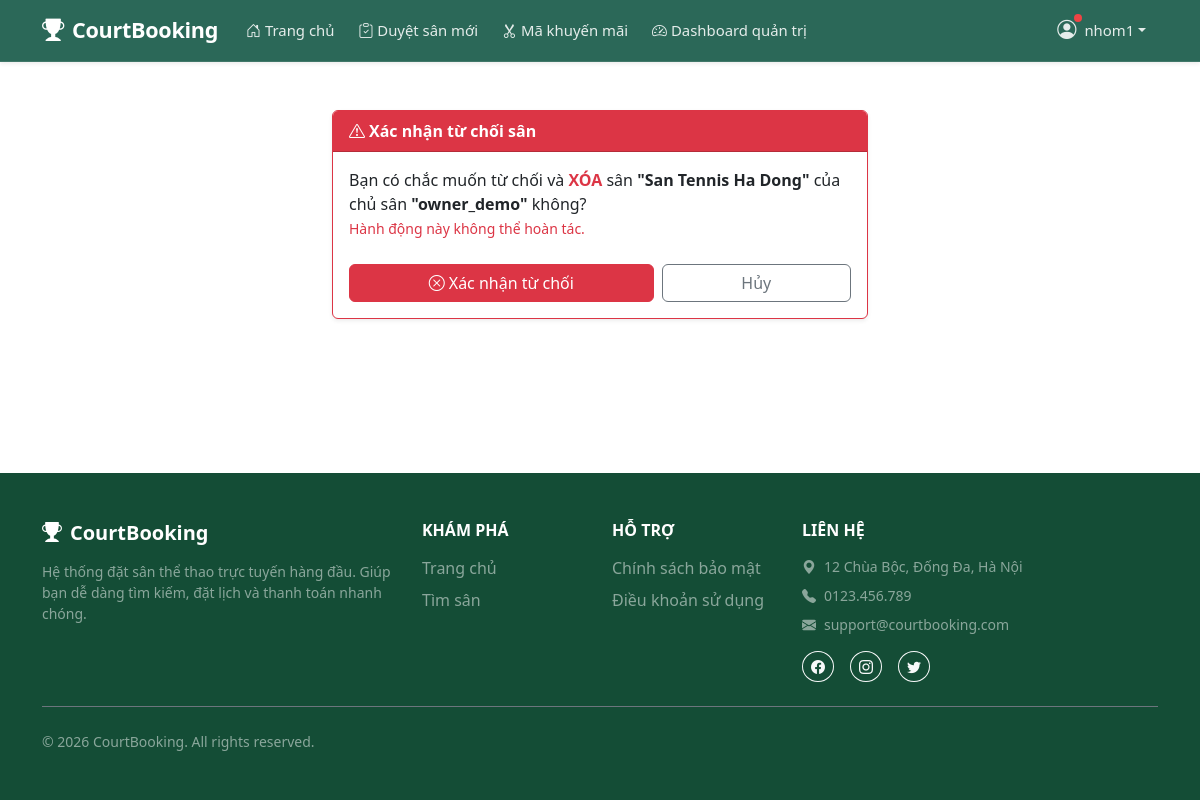
The app's page /reject/9/ (signed in) with its own data.
### accounts/models.py (models this page shows, shortened)
class User(AbstractUser):
    ROLE_CHOICES = [
        ('guest',  'Khách'),
        ('player', 'Người chơi'),
        ('owner',  'Chủ sân'),
        ('admin',  'Quản trị'),
    ]
    phone = models.CharField(max_length=15, blank=True)
    role  = models.CharField(max_length=10, choices=ROLE_CHOICES, default='player')

### courts/models.py (models this page shows, shortened)
class Court(models.Model):
    COURT_TYPE_CHOICES = [
        ('badminton',  'Cầu lông'),
        ('football',   'Bóng đá'),
        ('pickleball', 'Pickleball'),
        ('basketball', 'Bóng rổ'),
        ('tennis',     'Tennis'),
    ]
    DISTRICT_CHOICES = [
        ('cau_giay',     'Cầu Giấy'),
        ('dong_da',      'Đống Đa'),
        ('hai_ba_trung', 'Hai Bà Trưng'),
        ('hoan_kiem',    'Hoàn Kiếm'),
        ('thanh_xuan',   'Thanh Xuân'),
        ('ha_dong',      'Hà Đông'),
        ('bac_tu_liem',  'Bắc Từ Liêm'),
        ('nam_tu_liem',  'Nam Từ Liêm'),
        ('khac',         'Khác'),
    ]
    name           = models.CharField(max_length=200, verbose_name='Tên sân')
    court_type     = models.CharField(max_length=20, choices=COURT_TYPE_CHOICES, verbose_name='Loại sân')
    address        = models.CharField(max_length=300, verbose_name='Địa chỉ')
    district       = models.CharField(max_length=20, choices=DISTRICT_CHOICES, default='khac',
                                      blank=True, verbose_name='Quận/Huyện')
    description    = models.TextField(blank=True, verbose_name='Mô tả')
    price_per_hour = models.DecimalField(max_digits=10, decimal_places=0, verbose_name='Giá thuê/giờ (VNĐ)')
    image          = models.ImageField(upload_to='courts/', blank=True, null=True, verbose_name='Ảnh sân')
    is_active      = models.BooleanField(default=True, verbose_name='Đang hoạt động')
    owner          = models.ForeignKey(
        settings.AUTH_USER_MODEL,
        on_delete=models.SET_NULL,
        null=True,
        blank=True,
        related_name='owned_courts',
        verbose_name='Chủ sân',
    )
    created_at     = models.DateTimeField(auto_now_add=True, verbose_name='Ngày tạo')
    class Meta:
        ordering = ['-created_at']
        verbose_name = 'Sân'
        verbose_name_plural = 'Danh sách sân'

### courts/views.py (the view)
# urls.py: path('reject/<int:pk>/', views.court_reject, name='court_reject'),
def court_reject(request, pk):
    if request.session.get('role') != 'admin':
        return redirect('accounts:login')
    court = get_object_or_404(Court, pk=pk)
    if request.method == 'POST':
        name = court.name
        court.delete()
        messages.success(request, f'Đã từ chối và xóa sân "{name}".')
        return redirect('courts:court_pending_list')
    return render(request, 'courts/court_reject_confirm.html', {'court': court})

### courts/templates/courts/court_reject_confirm.html (shortened to what this page needs)
{% extends 'base.html' %}
{% block content %}
<div class="container my-5" style="max-width: 560px;">
    <div class="card border-danger shadow-sm">
        <div class="card-header bg-danger text-white fw-bold">
            <i class="bi bi-exclamation-triangle me-1"></i>Xác nhận từ chối sân
        </div>
        <div class="card-body">
            <p class="mb-4">
                Bạn có chắc muốn từ chối và
                <span class="text-danger fw-semibold">XÓA</span>
                sân <strong>"{{ court.name }}"</strong>
                của chủ sân
                <strong>"{{ court.owner.username|default:"(không có chủ)" }}"</strong>
                không?
                <br>
                <span class="text-danger small">Hành động này không thể hoàn tác.</span>
            </p>
            <form method="POST">
                <div class="d-flex gap-2">
                    <button type="submit" class="btn btn-danger flex-grow-1">
                        <i class="bi bi-x-circle me-1"></i>Xác nhận từ chối
                    </button>
                    <a href="{% url 'courts:court_pending_list' %}"
                       class="btn btn-outline-secondary flex-grow-1">
                        Hủy
                    </a>
                </div>
            </form>
        </div>
    </div>
</div>
{% endblock %}

### templates/partials/header.html (shortened to what this page needs)
<nav class="navbar navbar-expand-lg navbar-dark shadow-sm sticky-top" style="background-color: rgba(6, 78, 59, 0.85) !important; backdrop-filter: blur(12px); -webkit-backdrop-filter: blur(12px); border-bottom: 1px solid rgba(255, 255, 255, 0.1);">
    <div class="container">
        <a class="navbar-brand fw-bold d-flex align-items-center" href="{% url 'courts:court_list' %}">
            <i class="bi bi-trophy-fill me-2" style="font-size: 1.4rem;"></i>
            CourtBooking
        </a>
        <div class="collapse navbar-collapse" id="navbarMain">
            <ul class="navbar-nav me-auto mb-2 mb-lg-0">
                <li class="nav-item">
                    <a class="nav-link {% if request.resolver_match.view_name == 'courts:court_list' %}active-link{% endif %}" href="{% url 'courts:court_list' %}">
                        <i class="bi bi-house-door me-1"></i>Trang chủ
                    </a>
                </li>
                {% if user.is_authenticated %}
                    {% if request.session.role == 'admin' %}
                    <li class="nav-item">
                        <a class="nav-link {% if request.resolver_match.view_name == 'courts:court_pending_list' %}active-link{% endif %}" href="{% url 'courts:court_pending_list' %}">
                            <i class="bi bi-clipboard-check me-1"></i>Duyệt sân mới
                        </a>
                    </li>
                    <li class="nav-item">
                        <a class="nav-link {% if request.resolver_match.view_name == 'promotions:promotion_list' %}active-link{% endif %}" href="{% url 'promotions:promotion_list' %}">
                            <i class="bi bi-scissors me-1"></i>Mã khuyến mãi
                        </a>
                    </li>
                    <li class="nav-item">
                        <a class="nav-link {% if request.resolver_match.view_name == 'dashboard:index' %}active-link{% endif %}" href="{% url 'dashboard:index' %}">
                            <i class="bi bi-speedometer2 me-1"></i>Dashboard quản trị
                        </a>
                    </li>
                    {% endif %}
                {% endif %}
            </ul>
            <ul class="navbar-nav ms-auto mb-2 mb-lg-0">
                {% if user.is_authenticated %}
                    <li class="nav-item dropdown">
                        <a class="nav-link dropdown-toggle d-flex align-items-center"
                           href="#" role="button"
                           data-bs-toggle="dropdown" aria-expanded="false">
                            <span class="position-relative d-inline-block me-1">
                                <i class="bi bi-person-circle" style="font-size: 1.2rem;"></i>
                                <span class="notify-dot"></span>
                            </span>
                            {{ user.username }}
                        </a>
                    </li>
                {% endif %}
            </ul>
        </div>
    </div>
</nav>

### static/css/style.css (style rules this page uses)
:root { --primary: #15803d; --primary-dark: #0f6030; --primary-light: #dcfce7; --primary-muted: rgba(21, 128, 61, 0.06); --text-muted: #6b7280; --border: #e5e7eb; --shadow-sm: 0 1px 3px rgba(0,0,0,.08), 0 1px 2px rgba(0,0,0,.05); --shadow-md: 0 4px 12px rgba(0,0,0,.12), 0 2px 6px rgba(0,0,0,.07); --shadow-hover: 0 8px 24px rgba(0,0,0,.14), 0 4px 8px rgba(0,0,0,.08); --radius-card: 14px; --radius-img: 12px 12px 0 0; }
.card, .btn, a { transition: all 0.2s ease; }
.navbar { background-color: var(--primary) !important; box-shadow: 0 2px 8px rgba(0,0,0,.15); }
.navbar-brand { font-size: 1.35rem; letter-spacing: -.3px; }
.navbar .nav-link { color: rgba(255,255,255,.88) !important; font-size: .93rem; padding-left: .75rem !important; padding-right: .75rem !important; }
html { scroll-behavior: smooth; }
body { animation: pageFadeIn 0.4s ease-out; }
.navbar { transition: box-shadow 0.25s ease !important; }
.btn { transition: transform 0.15s ease, box-shadow 0.15s ease, background-color 0.2s ease, border-color 0.2s ease !important; }
.notify-dot { position: absolute; top: -2px; right: -2px; width: 8px; height: 8px; background-color: #ef4444; border-radius: 50%; animation: pulseDot 2s cubic-bezier(0.4, 0, 0.6, 1) infinite; }
.navbar-nav .nav-link { position: relative; transition: all 0.3s ease-in-out !important; display: inline-flex !important; align-items: center; }
.navbar-nav .nav-link i { margin-right: 0.25rem !important; transition: margin-right 0.3s ease-in-out !important; }

### records on screen
User: username "nhom1"
Court: name "San Tennis Ha Dong", owner.username "owner_demo"
